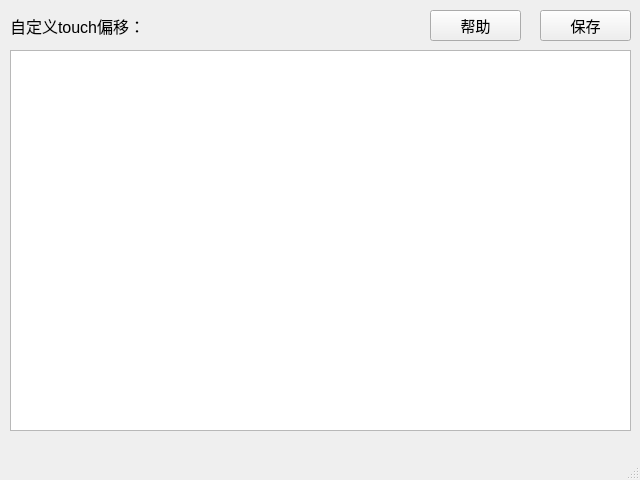
<?xml version="1.0" encoding="UTF-8"?>
<ui version="4.0">
 <class>SettingWindow</class>
 <widget class="QMainWindow" name="SettingWindow">
  <property name="geometry">
   <rect>
    <x>0</x>
    <y>0</y>
    <width>640</width>
    <height>480</height>
   </rect>
  </property>
  <property name="windowTitle">
   <string>设置</string>
  </property>
  <widget class="QWidget" name="centralwidget">
   <widget class="QTextEdit" name="textEdit">
    <property name="geometry">
     <rect>
      <x>10</x>
      <y>50</y>
      <width>621</width>
      <height>381</height>
     </rect>
    </property>
    <property name="font">
     <font>
      <pointsize>10</pointsize>
     </font>
    </property>
   </widget>
   <widget class="QLabel" name="label">
    <property name="geometry">
     <rect>
      <x>10</x>
      <y>10</y>
      <width>141</width>
      <height>31</height>
     </rect>
    </property>
    <property name="font">
     <font>
      <pointsize>12</pointsize>
     </font>
    </property>
    <property name="text">
     <string>自定义touch偏移：</string>
    </property>
   </widget>
   <widget class="QPushButton" name="saveButton">
    <property name="geometry">
     <rect>
      <x>540</x>
      <y>10</y>
      <width>91</width>
      <height>31</height>
     </rect>
    </property>
    <property name="font">
     <font>
      <pointsize>11</pointsize>
     </font>
    </property>
    <property name="text">
     <string>保存</string>
    </property>
   </widget>
   <widget class="QPushButton" name="helpButton">
    <property name="geometry">
     <rect>
      <x>430</x>
      <y>10</y>
      <width>91</width>
      <height>31</height>
     </rect>
    </property>
    <property name="font">
     <font>
      <pointsize>11</pointsize>
     </font>
    </property>
    <property name="text">
     <string>帮助</string>
    </property>
   </widget>
  </widget>
  <widget class="QMenuBar" name="menubar">
   <property name="geometry">
    <rect>
     <x>0</x>
     <y>0</y>
     <width>640</width>
     <height>23</height>
    </rect>
   </property>
  </widget>
  <widget class="QStatusBar" name="statusbar"/>
 </widget>
 <resources/>
 <connections/>
</ui>
